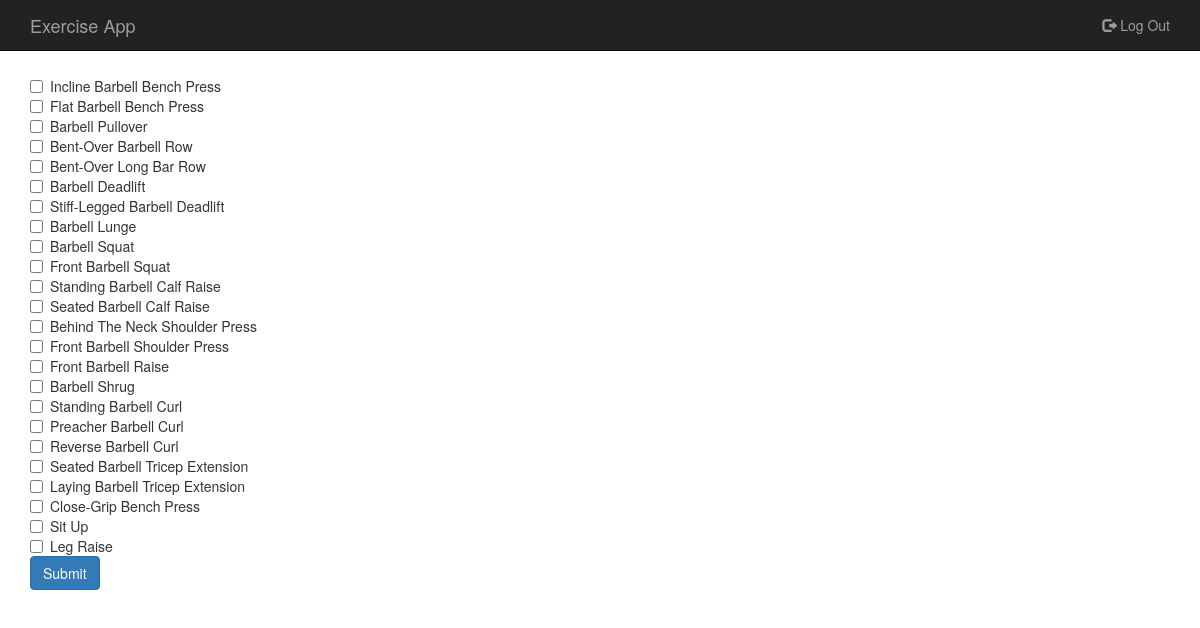
The app's page /files/lib/makeRoutineForm.php (signed in) with its own data.
### tables this page shows
CREATE TABLE `exercise` (
  `exercise_id` int(11) NOT NULL,
  `exercise_name` text NOT NULL
);

### files/lib/makeRoutineForm.php (the view, shortened to what this page needs)
<?php
require "requires/header.php";
require "reqExerciseIds.php";
$exerciseList = "SELECT exercise_name FROM exercise WHERE 1";
 $stmt = $conn->prepare($exerciseList);
    $stmt->execute();
    $result = $stmt->fetchAll();
        function build_table($result)
        {
            $i=0;
            $html = "<form action='newRoutineExerciseHandler.php' method='post' id='routineExercise'><div class='checkbox'>";
            foreach ($result as $key => $value) {
                foreach ($value as $key2 => $value2) {
                    $html .= "<label><input type='checkbox' name='" . $_SESSION['exerciseIds'][$i] . "'>" . $value2 . "</label><br>";
                    $i++;
                }
            }
            $html .= '<button type="submit" class="btn btn-primary">Submit</button></div></form>';
            return $html;
        }
        echo build_table($result);

### files/lib/requires/header.php (shortened to what this page needs)
<!DOCTYPE HTML>
<html lang="en">
<head>
    <link rel="stylesheet" href="css/bootstrap.min.css">
    <link rel="stylesheet" href="css/custom.css">
</head>
<body>
<nav class="navbar navbar-inverse navbar-static-top">
    <div class="container">
        <div class="navbar-header">
            <a class="navbar-brand" href="home.php">Exercise App</a>
        </div>
        <div id="navbar" class="collapse navbar-collapse">
            <ul class="nav navbar-nav navbar-right">
                <?php
                if (!isset($_SESSION['userID'])) {
                    echo "<li><a href='createUser.php'><span class='glyphicon glyphicon-user'></span> Create User</a></li></ul>";
                } else if (isset($_SESSION['userID'])) {
                    echo "<li><a href='logOut.php'><span class='glyphicon glyphicon-log-out'></span> Log Out</a></li></ul>";
                } ?>
        </div>
    </div>
</nav>
<section id="content">
    <div class="container allContent">

### records on screen
exercise: exercise_name "Incline Barbell Bench Press"
exercise: exercise_name "Flat Barbell Bench Press"
exercise: exercise_name "Barbell Pullover"
exercise: exercise_name "Bent-Over Barbell Row"
exercise: exercise_name "Bent-Over Long Bar Row"
exercise: exercise_name "Barbell Deadlift"
exercise: exercise_name "Stiff-Legged Barbell Deadlift"
exercise: exercise_name "Barbell Lunge"
exercise: exercise_name "Barbell Squat"
exercise: exercise_name "Front Barbell Squat"
exercise: exercise_name "Standing Barbell Calf Raise"
exercise: exercise_name "Seated Barbell Calf Raise"
exercise: exercise_name "Behind The Neck Shoulder Press"
exercise: exercise_name "Front Barbell Shoulder Press"
exercise: exercise_name "Front Barbell Raise"
exercise: exercise_name "Barbell Shrug"
exercise: exercise_name "Standing Barbell Curl"
exercise: exercise_name "Preacher Barbell Curl"
exercise: exercise_name "Reverse Barbell Curl"
exercise: exercise_name "Seated Barbell Tricep Extension"
exercise: exercise_name "Laying Barbell Tricep Extension"
exercise: exercise_name "Close-Grip Bench Press"
exercise: exercise_name "Sit Up"
exercise: exercise_name "Leg Raise"
